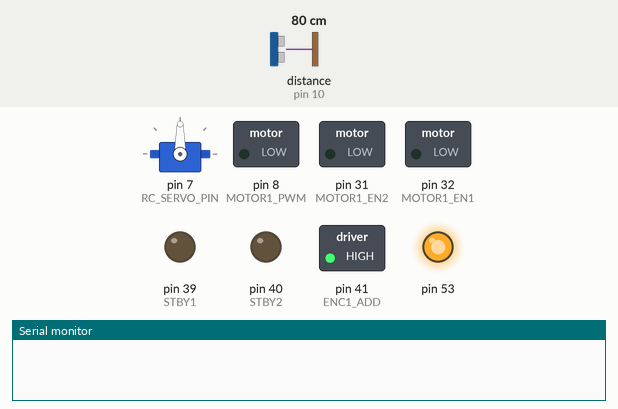
The sketch below on a simulated Arduino Mega 2560, built with avr-gcc and run on an emulated ATmega2560. Parts: servo, switched loads named in the sketch (green lamp = pin HIGH), output pins drawn as LEDs (lit = HIGH), the last lines printed to the serial monitor. The test bench sets the inputs (shaded band); at power-on: distance to the obstacle (sensor on pin 10) 80 cm. The echo pulse lasts 58.3 µs per cm.

Above: at 0.1 s.
At 1.4 s:
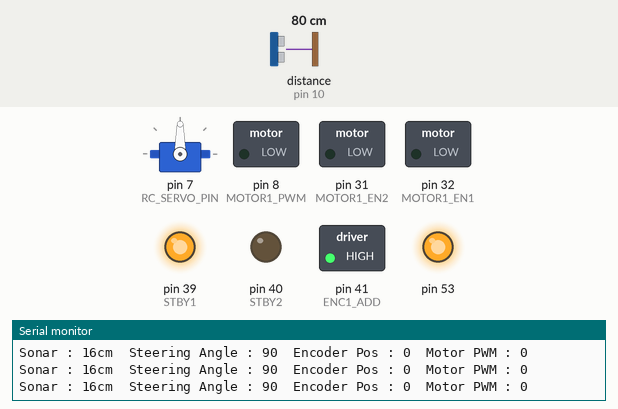
1.5 s: distance to the obstacle (sensor on pin 10) set to 2 cm
4.5 s: distance to the obstacle (sensor on pin 10) set to 120 cm
Timing chart, 0 to 7.5 s (numbered marks = the images above; inputs shaded):
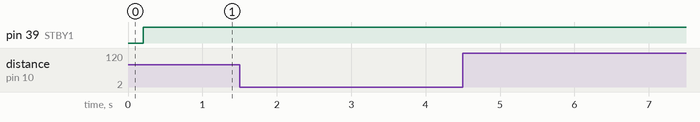

The sketch:

inte.ino
```cpp
#define debug 1
///////////////////// Steering Servo Control /////////////////////
#define RC_SERVO_PIN 7
#define NEURAL_ANGLE 90
#define LEFT_STEER_ANGLE -40
#define RIGHT_STEER_ANGLE 40

#include <Servo.h>
Servo   Steeringservo;
int Steering_Angle = NEURAL_ANGLE;

void steering_control()
{
  if(Steering_Angle <= LEFT_STEER_ANGLE + NEURAL_ANGLE)  Steering_Angle = LEFT_STEER_ANGLE + NEURAL_ANGLE;
  if(Steering_Angle >= RIGHT_STEER_ANGLE + NEURAL_ANGLE)  Steering_Angle = RIGHT_STEER_ANGLE + NEURAL_ANGLE;
  Steeringservo.write(Steering_Angle);
}

///////////////////// Encoder //////////// /////////

#include <SPI.h>

#define ENC1_ADD 41

signed long encoderPos= 0;

void initEncoders() {

  // Set slave selects as outputs
  pinMode(ENC1_ADD, OUTPUT);

  // Raise select pins
  // Communication begins when you drop the individual select signsl
  digitalWrite(ENC1_ADD,HIGH);
  SPI.begin();

  // Initialize encoder 1
  //    Clock division factor: 0
  //    Negative index input
  //    free-running count mode
  //    x4 quatrature count mode (four counts per quadrature cycle)
  // NOTE: For more information on commands, see datasheet
  digitalWrite(ENC1_ADD,LOW);        // Begin SPI conversation
  SPI.transfer(0x88);                       // Write to MDR0
  SPI.transfer(0x03);                       // Configure to 4 byte mode
  digitalWrite(ENC1_ADD,HIGH);       // Terminate SPI conversation
}

unsigned int count_1, count_2, count_3, count_4;
void readEncoder(int encoder_no) {
  // Initialize temporary variables for SPI read
  digitalWrite(ENC1_ADD + encoder_no-1,LOW);      // Begin SPI conversation
  SPI.transfer(0x60);                     // Request count
  count_1 = SPI.transfer(0x00);           // Read highest order byte
  count_2 = SPI.transfer(0x00);
  count_3 = SPI.transfer(0x00);
  count_4 = SPI.transfer(0x00);           // Read lowest order byte
  digitalWrite(ENC1_ADD+encoder_no-1,HIGH);     // Terminate SPI conversation
  encoderPos = ((long)count_1<<24) + ((long)count_2<<16) + ((long)count_3<<8) + (long)count_4;

  //return count_value;
}

void clearEncoderCount(int encoder_no) {

  // Set encoder1's data register to 0
  digitalWrite(ENC1_ADD+encoder_no-1,LOW);      // Begin SPI conversation
  // Write to DTR
  SPI.transfer(0x98);
  // Load data
  SPI.transfer(0x00);  // Highest order byte
  SPI.transfer(0x00);
  SPI.transfer(0x00);
  SPI.transfer(0x00);  // lowest order byte
  digitalWrite(ENC1_ADD+encoder_no-1,HIGH);     // Terminate SPI conversation

  delayMicroseconds(100);  // provides some breathing room between SPI conversations

  // Set encoder1's current data register to center
  digitalWrite(ENC1_ADD+encoder_no-1,LOW);      // Begin SPI conversation
  SPI.transfer(0xE0);
  digitalWrite(ENC1_ADD+encoder_no-1,HIGH);     // Terminate SPI conversation
}

///////////////////// Steering Servo Control /////////////////////

/////////////////////// DC Motor Control /////////////////////

unsigned long lastTime,now;
double input = 0;

#define STBY1  39
#define STBY2  40

#define MOTOR1_EN1 32
#define MOTOR1_EN2 31
#define MOTOR1_PWM 8

int Motor_Speed = 0;

void motor_control(int dir, int speed) {
  digitalWrite(STBY1, HIGH);
  switch(dir)
  {
     case  1: digitalWrite(MOTOR1_EN1, HIGH);
              digitalWrite(MOTOR1_EN2, LOW);
              analogWrite(MOTOR1_PWM, speed);
              break;

     case -1:
              digitalWrite(MOTOR1_EN1, LOW);
              digitalWrite(MOTOR1_EN2, HIGH);
              analogWrite(MOTOR1_PWM, speed);
              break;

     case 0:
              digitalWrite(MOTOR1_EN1, LOW);
              digitalWrite(MOTOR1_EN2, LOW);
              analogWrite(MOTOR1_PWM, 0);
              break;
     default:
              digitalWrite(MOTOR1_EN1, LOW);
              digitalWrite(MOTOR1_EN2, LOW);
              analogWrite(MOTOR1_PWM, 0);
              break;
  }
}

/////////////////////// DC Motor Control /////////////////////

////////////////////// Sonar Sensor Setup ////////////////////
#include <NewPing.h>
#define TRIG 9
#define ECHO 10
#define Sonar_MAX_Distance 150
NewPing sonar(9,10,Sonar_MAX_Distance);
int sonar_d = 0;

void sonar_sensor_read(void) {
  sonar_d=sonar.ping_cm();
  if(sonar_d == 0) sonar_d = Sonar_MAX_Distance;
}

////////////////////// Sonar Sensor Setup ////////////////////

/////////////////////////// I2C 통신 //////////////////////////

#include <Wire.h>
int sensor_flag = 0;

void receiveEvent(int howMany)
{
  unsigned char a[7];  // '#' +   '*'
  a[0] = Wire.read();
  a[1] = Wire.read();
  a[2] = Wire.read();
  a[3] = Wire.read();
  a[4] = Wire.read();
  a[5] = Wire.read();
  a[6] = Wire.read();
  //Serial.print(a[0]); Serial.print(" ");
  //Serial.print(a[1]); Serial.print(" ");
  //Serial.print(a[2]); Serial.print(" ");
  //Serial.print(a[3]); Serial.print(" ");
  //Serial.print(a[4]); Serial.print(" ");
  //Serial.print(a[5]); Serial.print(" ");
  //Serial.println(a[6]);


  if( (a[0]=='#') && (a[1] == 'C') && (a[6] == '*'))
  {
    Steering_Angle = a[2]*256 + a[3];

    if( ((a[4]&0x80) >> 7)  == 1 )  //check MSB bit is 1 -> negative
    {
      Motor_Speed = ((255- a[4])+(256-a[5]))*-1;
    }
    else
    {
      Motor_Speed = a[4]*256 + a[5];
    }
    steering_control();
  }

  if( (a[0]=='#') && (a[1] == 'S') && (a[6] == '*') ) {
    sensor_flag = 1;
  }
}
/////////////////////////// I2C 통신 //////////////////////////

void requestEvent()
{
  unsigned char s[8] = {0,};
  int temp;
  temp = sonar_d;
  s[0]='#';
  s[1]= (temp&0xff00)>>8; // sonar
  s[2]= (temp&0x00ff); // sonar
  s[3]= count_1;    // encoder MSB 8bit
  s[4]= count_2;
  s[5]= count_3;
  s[6]= count_4;        // encoder LSB 8bit
  s[7]='*';

  Wire.write(s,8); // respond
  sensor_flag = 0;
}

void setup()
{
  Wire.begin(5);    // I2C bus  #5
  Wire.onRequest(requestEvent); // register events
  Wire.onReceive(receiveEvent);
  initEncoders();       Serial.println("Encoders Initialized...");
  clearEncoderCount(1);  Serial.println("Encoder[1] Cleared...");
  pinMode(STBY1, OUTPUT); pinMode(STBY2, OUTPUT);
  pinMode(MOTOR1_EN1, OUTPUT);   pinMode(MOTOR1_EN2, OUTPUT);   pinMode(MOTOR1_PWM, OUTPUT);
  Steeringservo.attach(RC_SERVO_PIN);
  Steeringservo.write(Steering_Angle);
  pinMode(TRIG, OUTPUT);
  pinMode(ECHO, INPUT);
  Serial.begin(115200);
  delay(200);
}

void loop() {
  now = millis();
  int timeChange = (now - lastTime);
  if(timeChange >= 100)
  {
      lastTime=now;
      readEncoder(1);
  }
  // steering_control();
  sonar_sensor_read();
  sonar_d = 16;
  if(sonar_d < 15) {
    motor_control(0, 0);
  }
  else {
    if(Motor_Speed > 0) motor_control(1, Motor_Speed);
    else if(Motor_Speed < 0) motor_control(-1, -Motor_Speed);
    else motor_control(0, 0);
  }


  if(debug == 1)
  {
    ///////////// Steering Servo  //////////////
    Serial.print("Sonar : ");
    Serial.print(sonar_d);
    Serial.print("cm");

    ///////////// Steering Servo  /////////////
    Serial.print("  Steering Angle : ");
    Serial.print(Steering_Angle);

    ////////////// encoder  ///////////////////
    Serial.print("  Encoder Pos : ");
    Serial.print(encoderPos);

    /////////////// Motor PWM  /////////////////
    Serial.print("  Motor PWM : ");
    Serial.println(Motor_Speed);
  }

}
```
